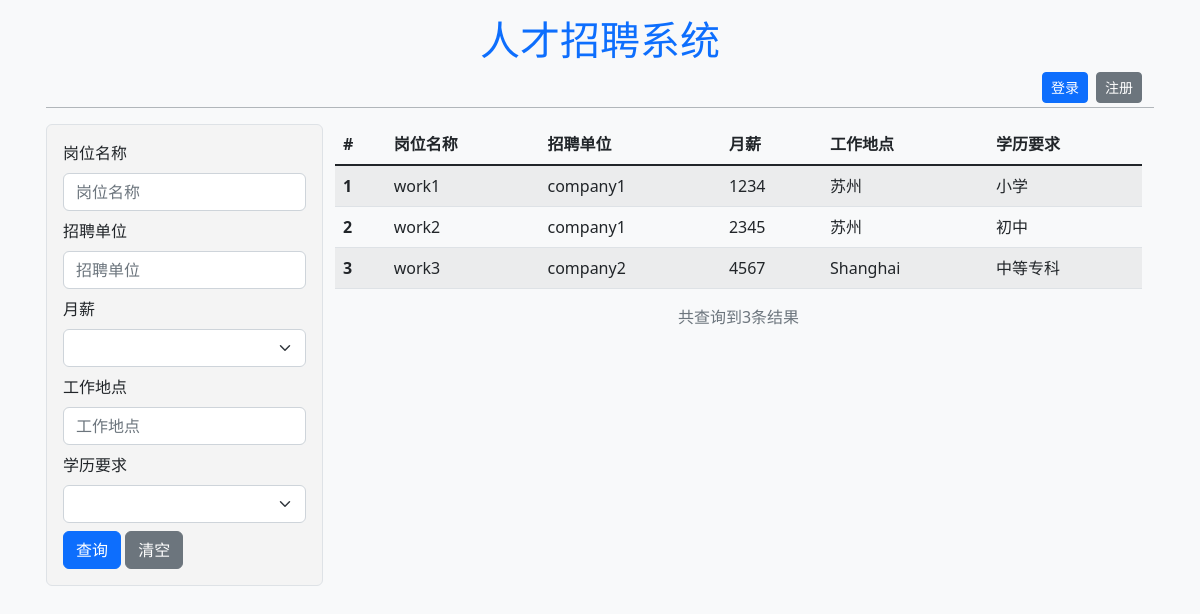
Screenshot of /search with the database file from the repository.
### tables this page shows
CREATE TABLE jobinfo(
            id INTEGER PRIMARY KEY ASC,
            workname TEXT NOT NULL,
            company TEXT NOT NULL,
            salary INTEGER CHECK(salary>=0),
            area TEXT,
            educationalbackground INTEGER
        );

### app.py (the view)
@app.route("/")
@app.route("/index.html")
@app.route("/search", methods = ["GET"])
def index():
    username = session.get("username", None)
    workName = request.args.get("workName", "")
    companyName = request.args.get("companyName", "")
    salary = request.args.get("salary", 0, type=int)
    area = request.args.get("area", "")
    educationalBackground = request.args.get("educationalBackground", 0, type=int)
    with Database() as db:
        cursor = db.execute("""
            SELECT * FROM jobinfo WHERE
                workname LIKE ?
                AND company LIKE ?
                AND salary >= ?
                AND area LIKE ?
                AND (? = 0 OR educationalbackground = ?)""",
            (Q(workName), Q(companyName), salary, Q(area), educationalBackground, educationalBackground))
        results = cursor.fetchall()
    return render_template("index.html", query = request.args, username = username, jobs = results)

### app.py (called while the page is built)
@app.context_processor
def inject_consts():
    return template_consts

### database.py (called while the page is built)
def Database(path = "db.sqlite3"):
    db = sqlite3.connect(path)
    db.execute("""
        CREATE TABLE IF NOT EXISTS jobinfo(
            id INTEGER PRIMARY KEY ASC,
            workname TEXT NOT NULL,
            company TEXT NOT NULL,
            salary INTEGER CHECK(salary>=0),
            area TEXT,
            educationalbackground INTEGER
        )""")
    db.execute("CREATE TABLE IF NOT EXISTS account(username TEXT UNIQUE NOT NULL, password TEXT)")
    return contextlib.closing(db)

def Q(s):
    return f"%{s}%"

### templates/index.html (shortened to what this page needs)
<!DOCTYPE html>
<html lang="zh">
<head>
  <link rel="stylesheet" href="/static/css/bootstrap.min.css">
  <link rel="stylesheet" href="/static/css/index.css">
</head>
<body class="bg-light">
  <div class="container-lg d-flex align-items-center flex-column p-3">
    <h1 class="text-center text-primary">人才招聘系统</h1>
    <div class="container d-flex justify-content-end align-items-center gap-2">
      {% if username %}
      <div>欢迎，<span class="text-primary">{{username}}</span> </div>
      <a class="btn btn-secondary btn-sm" href="/logout">登出</a>
      {% else %}
      <a class="btn btn-primary btn-sm" href="/login">登录</a>
      <a class="btn btn-secondary btn-sm" href="/register">注册</a>
      {% endif %}
    </div>
    <div class="row w-100 border-top border-secondary mt-1 pt-3" style="--bs-border-opacity: .5;">
      <div class="col-3 border rounded p-3" style="max-width:300px; background-color:#f4f4f4">
        <form action="/search" method="get">
          <label class="form-label" for="workName">岗位名称</label>
          <input type="text" class="form-control mb-2" id="workName" name="workName" placeholder="岗位名称"
            value="{{query.workName}}">
          <label for="companyName" class="form-label">招聘单位</label>
          <input type="text" class="form-control mb-2" id="companyName" name="companyName" placeholder="招聘单位"
            value="{{query.companyName}}">
          <label for="salary" class="form-label">月薪</label>
          <select class="form-select mb-2" id="salary" name="salary">
            <option value="0" {% if query.salary=="0" %}selected{% endif %}></option>
            <option value="1000" {% if query.salary=="1000" %}selected{% endif %}>1000元以上</option>
          </select>
          <label for="area" class="form-label">工作地点</label>
          <input type="text" class="form-control mb-2" id="area" name="area" placeholder="工作地点"
            th:value="{{query.area}}">
          <label for="educationalBackground" class="form-label">学历要求</label>
          <select class="form-select mb-2" id="educationalBackground" name="educationalBackground">
            {% for item in edulist %}
            <option value="{{loop.index0}}" {{ 'selected' if query and (query.educationalBackground | int)==loop.index0
              }}>{{item}}</option>
            {% endfor %}
          </select>
          <button type="submit" class="btn btn-primary">查询</button>
          <a href="/" type="button" class="btn btn-secondary">清空</a>
        </form>
      </div>
      <div class="col">
        {% if jobs %}
          <table class="table w-100 table-hover rounded table-striped ">
            <thead>
              <tr>
                <th scope="col">#</th>
                <th scope="col">岗位名称</th>
                <th scope="col">招聘单位</th>
                <th scope="col">月薪</th>
                <th scope="col">工作地点</th>
                <th scope="col">学历要求</th>
              </tr>
            </thead>
            <tbody class="table-group-divider">
              {% for item in jobs %}
                <tr>
                  <th scope="row">{{loop.index}}</th>
                  <td>{{item.1}}</td>
                  <td>{{item.2}}</td>
                  <td>{{item.3}}</td>
                  <td>{{item.4}}</td>
                  <td>{{edulist[item.5]}}</td>
                </tr>
              {% endfor %}
            </tbody>
          </table>
          <div class="text-center w-100 text-secondary">共查询到{{jobs|length}}条结果</div>
        {% else %}
          <div class="text-center w-100 fs-4">未查询到任何结果</div>
        {% endif %}
      </div>
  </div>
</body>
</html>

### static/css/index.css (style rules this page uses)
* { padding: 0; }
body { left: 0; right: 0; top: 0; min-height: 100vh; }

### rows the page displays
jobinfo: workname "work1", company "company1", salary "1234", area "苏州", educationalbackground "小学"
jobinfo: workname "work2", company "company1", salary "2345", area "苏州", educationalbackground "初中"
jobinfo: workname "work3", company "company2", salary "4567", area "Shanghai", educationalbackground "中等专科"

### other values shown
{{ jobs|length }} "3"
